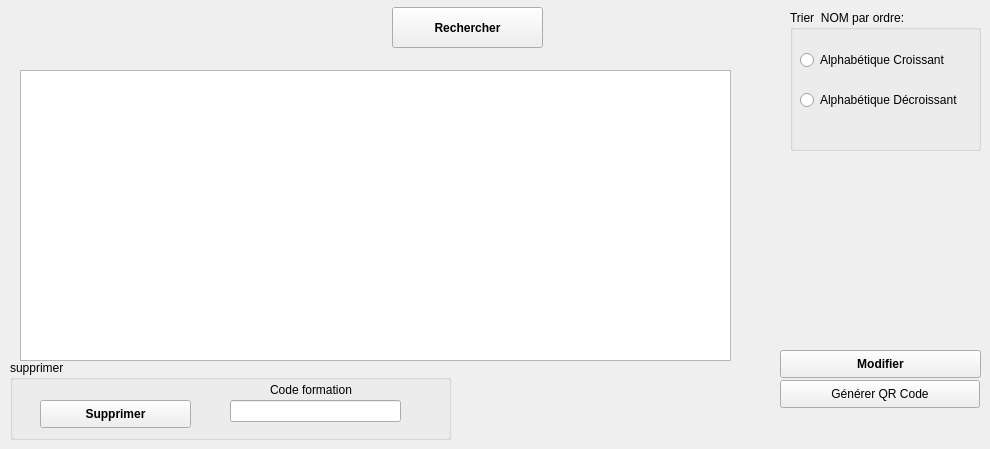
          <widget class="QWidget" name="tab_4">
           <attribute name="title">
            <string>Consulter  formation</string>
           </attribute>
           <widget class="QTableView" name="tab_for">
            <property name="geometry">
             <rect>
              <x>20</x>
              <y>70</y>
              <width>711</width>
              <height>291</height>
             </rect>
            </property>
           </widget>
           <widget class="QPushButton" name="Mod_4">
            <property name="geometry">
             <rect>
              <x>780</x>
              <y>350</y>
              <width>201</width>
              <height>28</height>
             </rect>
            </property>
            <property name="font">
             <font>
              <family>MS Shell Dlg 2</family>
              <pointsize>9</pointsize>
              <weight>75</weight>
              <bold>true</bold>
             </font>
            </property>
            <property name="styleSheet">
             <string notr="true"/>
            </property>
            <property name="text">
             <string>Modifier</string>
            </property>
            <property name="icon">
             <iconset resource="img.qrc">
              <normaloff>:/modifier.png</normaloff>:/modifier.png</iconset>
            </property>
           </widget>
           <widget class="QPushButton" name="rechercher_button">
            <property name="geometry">
             <rect>
              <x>392</x>
              <y>7</y>
              <width>151</width>
              <height>41</height>
             </rect>
            </property>
            <property name="font">
             <font>
              <family>MS Shell Dlg 2</family>
              <pointsize>9</pointsize>
              <weight>75</weight>
              <bold>true</bold>
             </font>
            </property>
            <property name="styleSheet">
             <string notr="true"/>
            </property>
            <property name="text">
             <string>Rechercher</string>
            </property>
            <property name="icon">
             <iconset resource="img.qrc">
              <normaloff>:/rechercher.png</normaloff>:/rechercher.png</iconset>
            </property>
            <property name="iconSize">
             <size>
              <width>50</width>
              <height>30</height>
             </size>
            </property>
           </widget>
           <widget class="QPushButton" name="qrcodegen">
            <property name="geometry">
             <rect>
              <x>780</x>
              <y>380</y>
              <width>200</width>
              <height>28</height>
             </rect>
            </property>
            <property name="styleSheet">
             <string notr="true"/>
            </property>
            <property name="text">
             <string>Générer QR Code</string>
            </property>
           </widget>
           <widget class="QLabel" name="qrcodecommande">
            <property name="enabled">
             <bool>true</bool>
            </property>
            <property name="geometry">
             <rect>
              <x>740</x>
              <y>150</y>
              <width>200</width>
              <height>200</height>
             </rect>
            </property>
            <property name="sizePolicy">
             <sizepolicy hsizetype="Fixed" vsizetype="Fixed">
              <horstretch>0</horstretch>
              <verstretch>0</verstretch>
             </sizepolicy>
            </property>
            <property name="minimumSize">
             <size>
              <width>200</width>
              <height>200</height>
             </size>
            </property>
            <property name="maximumSize">
             <size>
              <width>200</width>
              <height>200</height>
             </size>
            </property>
            <property name="text">
             <string/>
            </property>
           </widget>
           <widget class="QGroupBox" name="groupBox">
            <property name="geometry">
             <rect>
              <x>790</x>
              <y>10</y>
              <width>191</width>
              <height>141</height>
             </rect>
            </property>
            <property name="title">
             <string>Trier  NOM par ordre:</string>
            </property>
            <widget class="QRadioButton" name="radioButton_croissant">
             <property name="geometry">
              <rect>
               <x>10</x>
               <y>40</y>
               <width>161</width>
               <height>20</height>
              </rect>
             </property>
             <property name="text">
              <string>Alphabétique Croissant</string>
             </property>
            </widget>
            <widget class="QRadioButton" name="radioButton_dcroissant">
             <property name="geometry">
              <rect>
               <x>10</x>
               <y>80</y>
               <width>171</width>
               <height>20</height>
              </rect>
             </property>
             <property name="text">
              <string>Alphabétique Décroissant</string>
             </property>
            </widget>
           </widget>
           <widget class="QGroupBox" name="groupBox_4">
            <property name="geometry">
             <rect>
              <x>10</x>
              <y>360</y>
              <width>441</width>
              <height>80</height>
             </rect>
            </property>
            <property name="title">
             <string>supprimer</string>
            </property>
            <widget class="QPushButton" name="supp">
             <property name="geometry">
              <rect>
               <x>30</x>
               <y>40</y>
               <width>151</width>
               <height>28</height>
              </rect>
             </property>
             <property name="font">
              <font>
               <family>MS Shell Dlg 2</family>
               <pointsize>9</pointsize>
               <weight>75</weight>
               <bold>true</bold>
              </font>
             </property>
             <property name="styleSheet">
              <string notr="true"/>
             </property>
             <property name="text">
              <string>Supprimer</string>
             </property>
             <property name="icon">
              <iconset resource="img.qrc">
               <normaloff>:/supprimer.png</normaloff>:/supprimer.png</iconset>
             </property>
             <property name="iconSize">
              <size>
               <width>20</width>
               <height>20</height>
              </size>
             </property>
            </widget>
            <widget class="QLabel" name="label_18">
             <property name="geometry">
              <rect>
               <x>260</x>
               <y>20</y>
               <width>111</width>
               <height>20</height>
              </rect>
             </property>
             <property name="text">
              <string>Code formation</string>
             </property>
            </widget>
            <widget class="QLineEdit" name="code_supp">
             <property name="geometry">
              <rect>
               <x>220</x>
               <y>40</y>
               <width>171</width>
               <height>22</height>
              </rect>
             </property>
            </widget>
           </widget>
          </widget>
